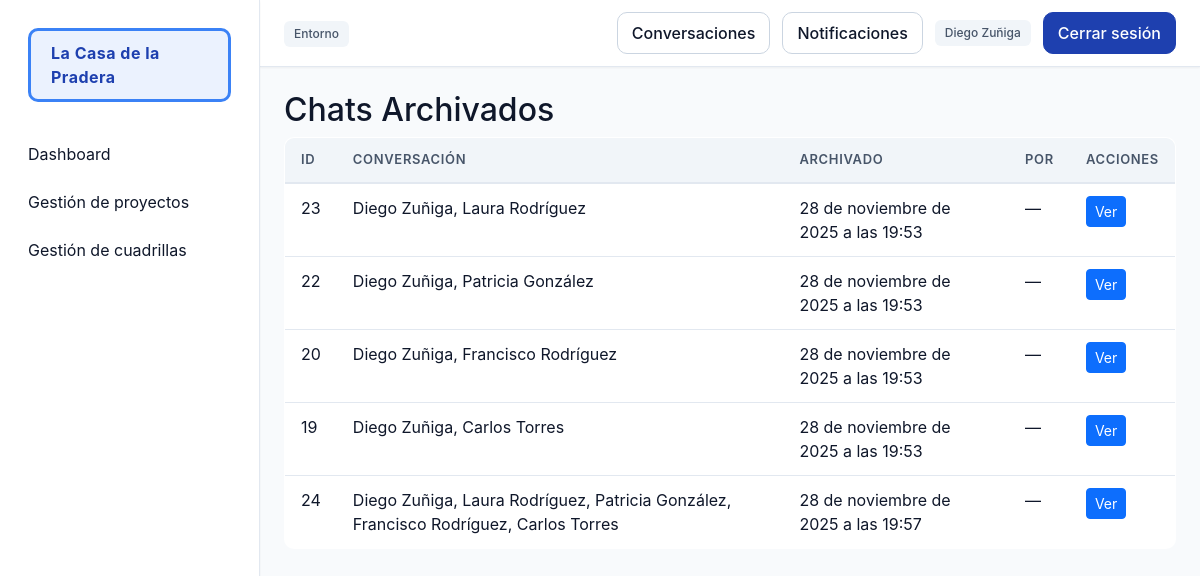
The page /comunicacion/archivados/ (signed in) on the database as committed earlier.
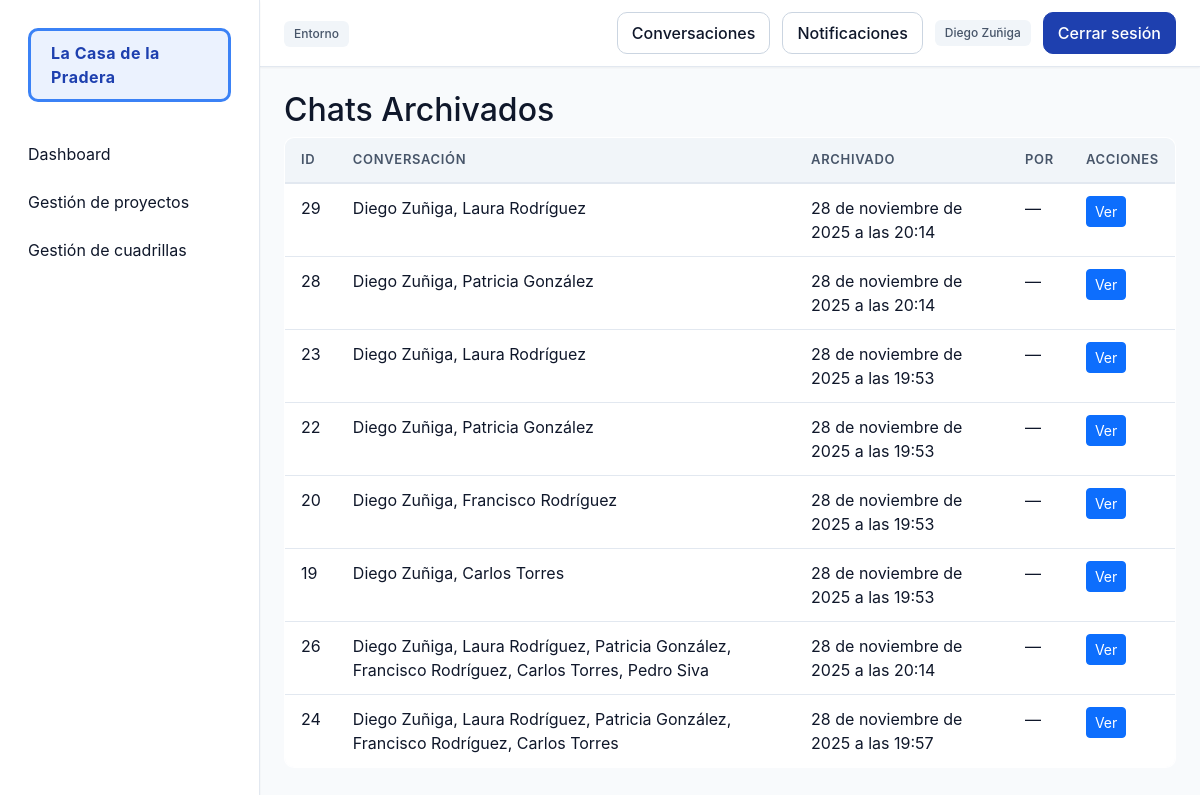
The same page on the database as committed later.
### comunicacion/models.py (models this page shows, shortened)
class ChatArchivado(models.Model):
    conversation = models.ForeignKey(
        Conversation,
        on_delete=models.SET_NULL,
        null=True,
        blank=True,
        related_name='archivos'
    )
    archived_at = models.DateTimeField()
    archived_by = models.ForeignKey(
        User,
        on_delete=models.SET_NULL,
        null=True,
        blank=True,
        related_name='archivos_chat'
    )
    reason = models.CharField(max_length=200, blank=True, null=True)
    messages_snapshot = models.TextField()
    participants_snapshot = models.TextField(blank=True, null=True)
    class Meta:
        ordering = ['-archived_at']

class Conversation(models.Model):
    nombre = models.CharField(max_length=150, blank=True, null=True)
    is_group = models.BooleanField(default=False)
    cuadrilla = models.ForeignKey(
        'personal.Cuadrilla',
        on_delete=models.CASCADE,
        null=True,
        blank=True,
        related_name='conversaciones'
    )
    participants = models.ManyToManyField(User, related_name='conversaciones')
    created_at = models.DateTimeField(auto_now_add=True)
    archived = models.BooleanField(default=False)
    class Meta:
        ordering = ['-created_at']
    def __str__(self):
        if self.is_group and self.cuadrilla:
            return f"Grupo: {self.cuadrilla.nombre}"
        if self.nombre:
            return self.nombre
        try:
            parts = [u.get_full_name() or u.username for u in self.participants.all()]
            if parts:
                return ', '.join(parts)
        except Exception:
            pass
        return f"Privada ({self.pk})"

### comunicacion/views.py (the view)
# urls.py: path('archivados/', views.archived_chats_list, name='archived_list'),
@login_required
def archived_chats_list(request):
    from django.db.models import Q
    qs = ChatArchivado.objects.filter(
        Q(conversation__participants=request.user) |
        Q(conversation__cuadrilla__lider=request.user) |
        Q(archived_by=request.user)
    ).distinct()
    import json
    extra = []
    null_convs = ChatArchivado.objects.filter(conversation__isnull=True)
    for a in null_convs:
        added = False
        try:
            parts = json.loads(a.participants_snapshot or '[]')
            if isinstance(parts, (list, tuple)) and request.user.id in parts:
                extra.append(a)
                added = True
        except Exception:
            pass
        if added:
            continue
        try:
            msgs = json.loads(a.messages_snapshot or '[]')
        except Exception:
            msgs = []
        sender_ids = {m.get('sender_id') for m in msgs if m.get('sender_id') is not None}
        if request.user.id in sender_ids:
            extra.append(a)
    archivos = list(qs) + extra
    import json
    from django.contrib.auth.models import User
    for a in archivos:
        if getattr(a, 'conversation', None):
            try:
                a.display_name = str(a.conversation)
                continue
            except Exception:
                pass
        a.display_name = None
        try:
            parts = json.loads(a.participants_snapshot or '[]')
            if isinstance(parts, (list, tuple)) and parts:
                users = User.objects.filter(id__in=parts)
                names = [u.get_full_name() or u.username for u in users]
                if names:
                    a.display_name = ', '.join(names)
        except Exception:
            a.display_name = None
        if not a.display_name:
            a.display_name = 'Conversación archivada'
    return render(request, 'comunicacion/archived_list.html', {'archivos': archivos})

### core/context_processors.py (called while the page is built)
def notificaciones_no_leidas(request):
    if request.user.is_authenticated:
        return {
            "notifs_no_leidas": request.user.notificaciones.filter(leida=False).count()
        }
    return {"notifs_no_leidas": 0}

### personal/templatetags/custom_tags.py (called while the page is built)
@register.filter
def has_group(user, group_name):
    return user.groups.filter(name=group_name).exists()

### comunicacion/templates/comunicacion/archived_list.html
{% extends 'base.html' %}
{% block content %}
<h2>Chats Archivados</h2>
{% if archivos %}
<table class="table">
    <thead>
        <tr>
            <th>ID</th>
            <th>Conversación</th>
            <th>Archivado</th>
            <th>Por</th>
            <th>Acciones</th>
        </tr>
    </thead>
    <tbody>
    {% for a in archivos %}
        <tr>
            <td>{{ a.id }}</td>
            <td>
                {% if a.conversation %}
                    {{ a.conversation }}
                {% else %}
                    {{ a.display_name|default:"Conversación eliminada" }}
                {% endif %}
            </td>
            <td>{{ a.archived_at }}</td>
            <td>{% if a.archived_by %}{{ a.archived_by.username }}{% else %}—{% endif %}</td>
            <td><a href="{% url 'comunicacion:archived_detail' a.id %}" class="btn btn-sm btn-primary">Ver</a></td>
        </tr>
    {% endfor %}
    </tbody>
</table>
{% else %}
<p>No hay chats archivados disponibles.</p>
{% endif %}
{% endblock %}

Rows that differ between the two databases and show on the page:
added ChatArchivado: id "29", conversation "Diego Zuñiga, Laura Rodríguez", archived_at "28 de noviembre de 2025 a las 20:14"
added ChatArchivado: id "28", conversation "Diego Zuñiga, Patricia González", archived_at "28 de noviembre de 2025 a las 20:14"
added ChatArchivado: id "26", display_name "Diego Zuñiga, Laura Rodríguez, Patricia González, Francisco Rodríguez, Carlos Torres, Pedro Siva", archived_at "28 de noviembre de 2025 a las 20:14"
